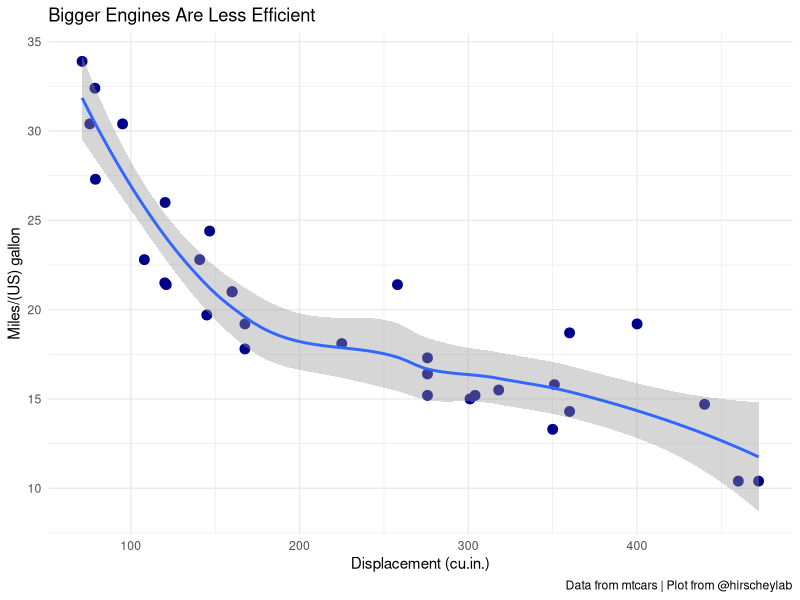

The R script that drew this image:
## ---- chunk 1
# most packages are on a central repository called CRAN, which makes them easy to install. If you have not yet installed the tidyverse, uncomment the line below (by removing the # at the beginning) to get the tidyverse packages.  You will also get a prompt to install a few more packages that are required for the tidyverse. Just type "Yes" when asked. If it successfully installed, then you can run the last line of this code chunk to load the library.

# install.packages("tidyverse")
library(tidyverse)
## ---- chunk 2
data("mtcars")
## ---- chunk 3
glimpse(mtcars)
## ---- chunk 4
ggplot(mtcars, aes(x = disp, y = mpg)) +
  geom_point(color = "darkblue", size = 3) +
  geom_smooth(method='loess') +
  labs(x = "Displacement (cu.in.)", y = "Miles/(US) gallon", title = "Bigger Engines Are Less Efficient", caption = "Data from mtcars | Plot from @hirscheylab") +
  theme_minimal() +
  NULL
## ---- chunk 5
#Q: Which line is responsible for adding a trendline on the graph?  
#A: 
## ---- chunk 6
#your code goes here

